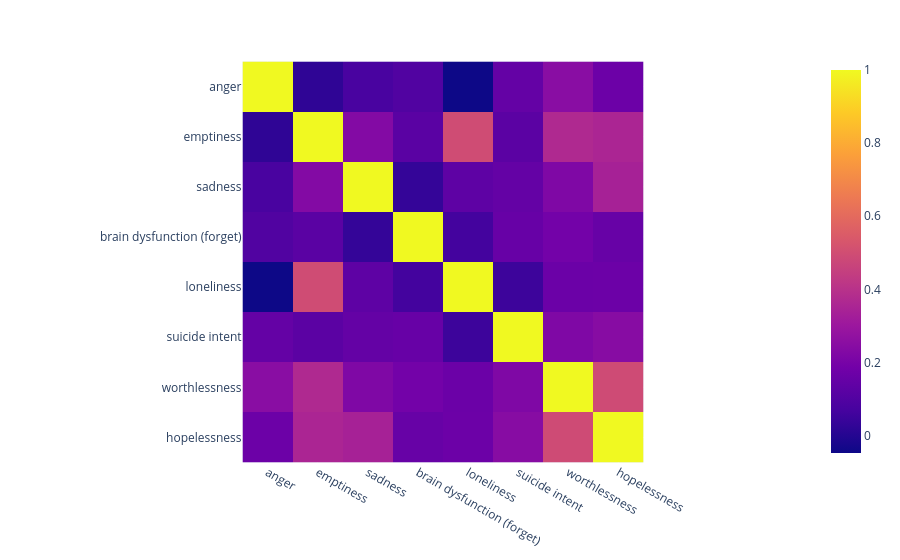

Here is the notebook cell this chart was saved with:
### Code cell
from itertools import combinations
import numpy as np 

def pick_n_less_correlated(df_correlation: pd.DataFrame, n = 2):
    min_corr, best_comb = 100, None
    for comb in combinations(df_correlation.index, n):
        sum_of_correlation = float(np.abs(df_correlation.loc[list(comb), list(comb)].values).sum())
        if sum_of_correlation < min_corr:
            min_corr = sum_of_correlation
            best_comb = comb
    return list(best_comb)

df_correlation = df[classes].corr()
best_comb = pick_n_less_correlated(df_correlation, 3)

sorting_order = []
for i in range(2, len(classes) +1):
    sorting_order += [c for c in pick_n_less_correlated(df_correlation, i) if c not in sorting_order]

print(sorting_order)
px.imshow(df_correlation.loc[sorting_order, sorting_order])

### Figure 1 — Plotly figure (JSON) as saved in the notebook; plotly's stock layout.template omitted (floating-point values rounded to 4 significant figures)
{"data": [{"coloraxis": "coloraxis", "hovertemplate": "x: %{x}<br>y: %{y}<br>color: %{z}<extra></extra>", "name": "0", "type": "heatmap", "x": ["anger", "emptiness", "sadness", "brain dysfunction (forget)", "loneliness", "suicide intent", "worthlessness", "hopelessness"], "xaxis": "x", "y": ["anger", "emptiness", "sadness", "brain dysfunction (forget)", "loneliness", "suicide intent", "worthlessness", "hopelessness"], "yaxis": "y", "z": [[1.0, 0.02187, 0.07531, 0.0973, -0.0479, 0.1473, 0.2488, 0.1688], [0.02187, 1.0, 0.2324, 0.1221, 0.4936, 0.1244, 0.3677, 0.3528], [0.07531, 0.2324, 1.0, 0.03275, 0.1309, 0.1481, 0.2204, 0.338], [0.0973, 0.1221, 0.03275, 1.0, 0.06485, 0.1572, 0.1888, 0.1551], [-0.0479, 0.4936, 0.1309, 0.06485, 1.0, 0.04956, 0.167, 0.1691], [0.1473, 0.1244, 0.1481, 0.1572, 0.04956, 1.0, 0.2202, 0.2427], [0.2488, 0.3677, 0.2204, 0.1888, 0.167, 0.2202, 1.0, 0.4912], [0.1688, 0.3528, 0.338, 0.1551, 0.1691, 0.2427, 0.4912, 1.0]]}], "layout": {"coloraxis": {"colorscale": [[0, "#0d0887"], [0.1111, "#46039f"], [0.2222, "#7201a8"], [0.3333, "#9c179e"], [0.4444, "#bd3786"], [0.5556, "#d8576b"], [0.6667, "#ed7953"], [0.7778, "#fb9f3a"], [0.8889, "#fdca26"], [1, "#f0f921"]]}, "margin": {"t": 60}, "xaxis": {"anchor": "y", "constrain": "domain", "domain": [0, 1], "scaleanchor": "y"}, "yaxis": {"anchor": "x", "autorange": "reversed", "constrain": "domain", "domain": [0, 1]}}}
